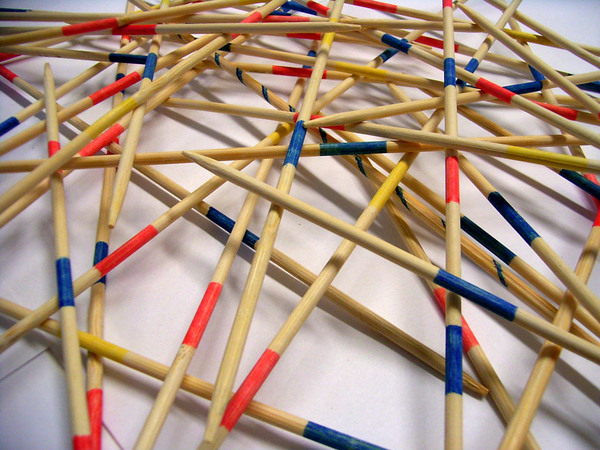
//> input picture sheet03/mikado.jpg, 600 x 450 px
$ ./exercise03 mikado.jpg   (built with g++ and OpenCV 4)
//> lines starting //> are read from the running program, lines starting //| are printed output that depends on the picture; after the words box and inside, x2 and y2 are one past the last pixel; in counts of white or black regions, pixels touching at a corner belong together
/**
 * Vorlesung: Bildbasierte Modellierung SS 2015
 * Professor: Prof. Dr.-Ing. Marcus Magnor
 * Betreuer: Felix Klose (klose@cg.cs.tu-bs.de)
 * Datum: 10.05.2015
 * Blatt: 3
 * Abgabe: Präsentation der bearbeiteten Aufgaben in der Übung am 23.5.2015.
 * URL: http://www.cg.cs.tu-bs.de/teaching/lectures/ss15/bbm/
 */

#include <iostream>
#include <vector>
#include <algorithm>
#include <queue>
#include <cv.h>
#include <highgui.h>

#include <math.h>

using namespace cv;
using namespace std;

#define WINDOW_SIZE 10
#define HOUGH_SIZE 600

/**
 * Aufgabe: Median-Filter (10 Punkte)
 *
 * Der Median-Filter ist ein einfacher nichtlinearer Filter, der sich gut eignet, um additives Bildrauschen zu entfernen.
 *
 * - Implementiere einen Median-Filter, ohne cvSmooth zu verwenden.
 */

Mat median_filter(Mat img, int windowSize){
	Mat transformedImage(img.rows, img.cols, CV_32FC1);
	vector<float> window;

	for(int i = 0; i < img.cols; i++){
		for(int j = 0; j < img.rows; j++){
			// 2.1
			window.clear();
			for(int x = (-windowSize/2); x < windowSize/2; x++){
				for(int y = (-windowSize/2); y < windowSize/2; y++){
					if (i+x >= 0 && i+x < img.cols && j+y >= 0 && j+y < img.rows) {
						window.push_back( img.at<float>(j+y, i+x) );
					}
				}
			}
			// 2.2
			sort(window.begin(), window.end());
			// 2.3
			transformedImage.at<float>(j, i) = window[window.size()/2];
		}
	}

	return transformedImage;
}

/**
 * Aufgabe: Hough-Transformation (10 Punkte)
 *
 * Die Hough-Transformation kann für das Finden von Linien in Bildern verwendet werden.
 *
 * In dieser Aufgabe sollst du die Hough-Transformation implementieren.
 * - Lade ein Testbild und wandle es in Graustufen um.
 */

Mat hough_tranformation(Mat img){
    // Maximum possible distance of a pixel to the origin at (0,0):
    int max_d = sqrt(img.cols*img.cols + img.rows*img.rows);

    // Distance can also be negative:
    Mat hough(HOUGH_SIZE, 2*max_d, CV_32FC1);

    for (int x=0; x < img.rows; x++) {
        for (int y=0; y < img.cols; y++) {
            if (img.at<unsigned char>(x,y) > 0) {
                for (int a=0; a < HOUGH_SIZE; a++) {
                    float alpha = 1.0*a/HOUGH_SIZE*M_PI;
                    // Shift d by max_d to make it always positive:
                    float d = x*cos(alpha) + y*sin(alpha) + max_d;
                    hough.at<float>(a,d) += 0.01;
                }
            }
        }
    }

    return hough;
}

int main(int argc, char **argv) {
    if (argc < 2) {
        std::cerr << "usage: " << argv[0] << " <image>" << std::endl;
        exit(1);
    }

    /**
     * - Wende den Median-Filter auf ein Graustufenbild an.
     */

	Mat img = imread(argv[1], CV_LOAD_IMAGE_GRAYSCALE);
//> img: 450 rows x 600 cols, CV_8UC1; min 0, max 255, mean 152.9
 	img.convertTo(img, CV_32FC1, 1.0/255);
//> img: 450 rows x 600 cols, CV_32FC1
 	Mat medianImg = median_filter(img, WINDOW_SIZE);
//> after the loop in median_filter, `for(int i = 0; i < img.cols; i++)`:
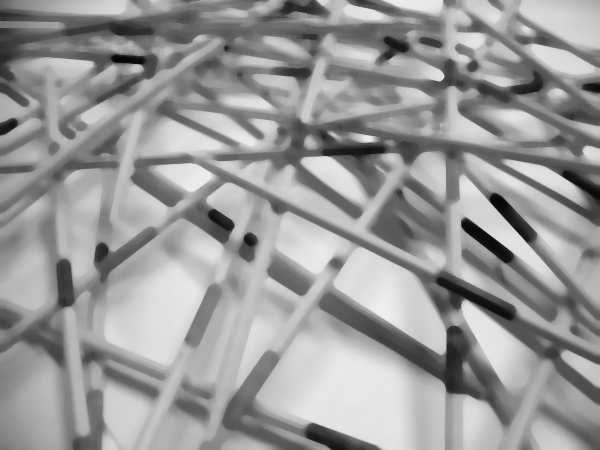
//> transformedImage: 450 rows x 600 cols, CV_32FC1; min 0.0196, max 0.937, mean 0.602
//> after the loop in median_filter, `for(int i = 0; i < img.cols; i++)`: window = 36 values from 0.306 to 0.392
 	namedWindow("Median Filter");
 	imshow("Median Filter", medianImg);
 	waitKey(0);


    /**
     * - Wende den Median-Filter auf die einzelnen Kanäle eines Farbbilds an
     */

 	Mat channels[3];
 	Mat median_channels[3];
 	img = imread(argv[1]);
//> img is the input picture: 450 rows x 600 cols, CV_8UC3; mean B, G, R 128.9, 147.7, 172.3
 	img.convertTo(img, CV_32FC3, 1.0/255);
//> img: 450 rows x 600 cols, CV_32FC3
 	split(img, channels);
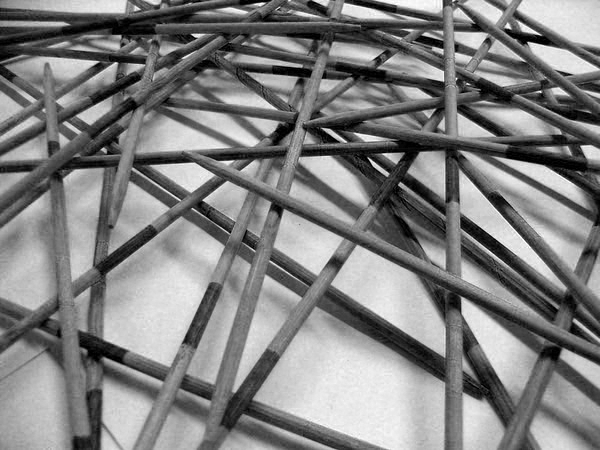
//> channels[0]: 450 rows x 600 cols, CV_32FC1; min 0, max 1, mean 0.506

 	for (int i = 0; i < 3; i++){
 		median_channels[i] = median_filter(channels[i], WINDOW_SIZE);
 	}

 	namedWindow("Median Filter single channel");
 	imshow("Median Filter single channel", median_channels[0]);
 	waitKey(0);
 	imshow("Median Filter single channel", median_channels[1]);
 	waitKey(0);
 	imshow("Median Filter single channel", median_channels[2]);
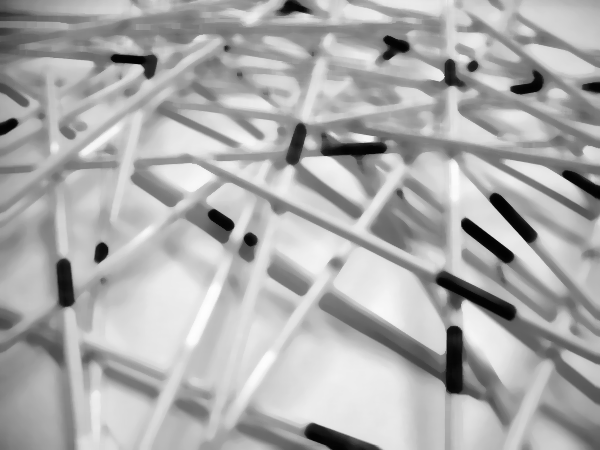
//> window 'Median Filter single channel': 450 rows x 600 cols, CV_8UC1; min 1, max 253, mean 173.1
 	waitKey(0);

 	Mat merged_channels(img.rows, img.cols, CV_32FC3);
 	merge(median_channels, 3, merged_channels);
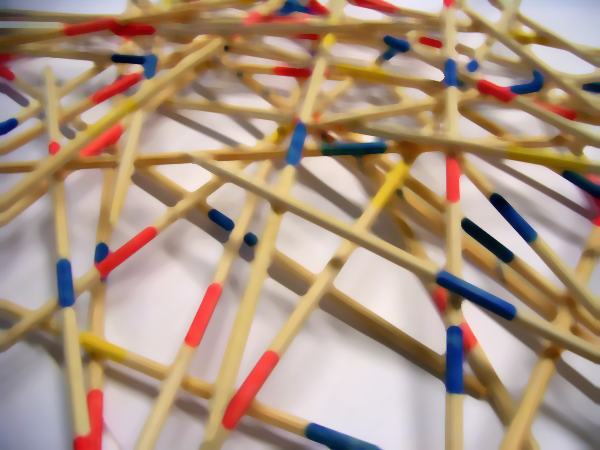
//> merged_channels: 450 rows x 600 cols, CV_32FC3; mean B, G, R 0.504, 0.582, 0.678
    namedWindow("Median Filter merged channels");
 	imshow("Median Filter merged channels", merged_channels);
 	waitKey(0);


    /**
     * - Wie kann man ungewollte Farbverschiebungen vermeiden?
     */

    // Für die drei Channels jeweils den gleichen Pixel nehmen.

    /**
     * - Erzeuge ein Gradientenbild. Verwende dazu einen Filter deiner Wahl. Begründe die Wahl des Kantendetektors.
     */

    img = imread(argv[1], CV_LOAD_IMAGE_GRAYSCALE);
    Mat edge = img.clone();
    Canny(img, edge, 200, 500);
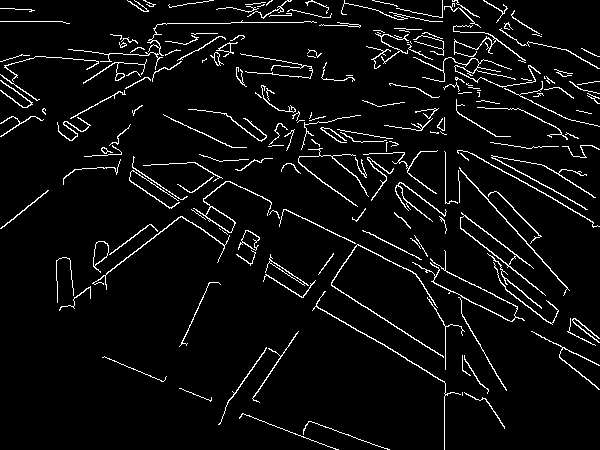
//> edge: 450 rows x 600 cols, CV_8UC1; 5.2% white in thin lines or dots

    namedWindow("Hough Filter");
    imshow("Hough Filter", edge);
    waitKey(0);

    /**
     * - Transformiere das Gradientenbild in den Hough-Raum und zeige das Bild an.
     */

    Mat houghImg = hough_tranformation(edge);
//> after the loop in hough_tranformation, `for (int x=0; x < img.rows; x++)`:
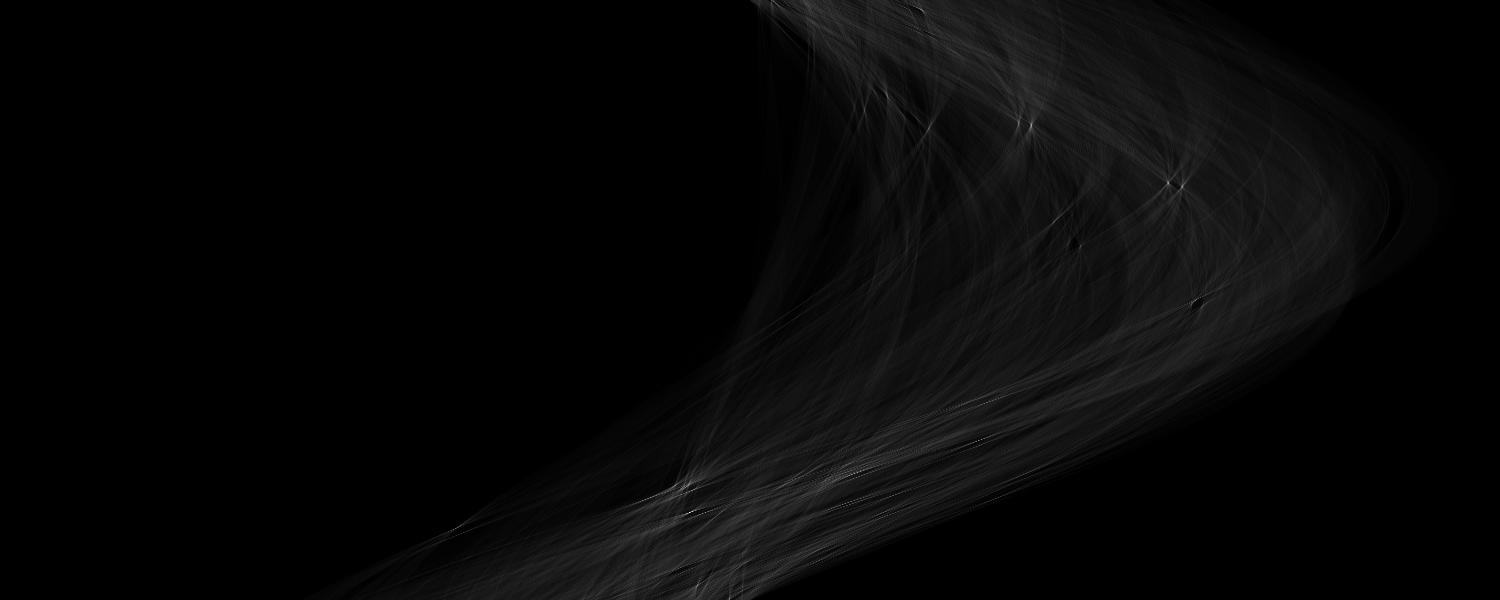
//> hough: 600 rows x 1500 cols, CV_32FC1; min 0, max 3.16, mean 0.0929; drawn with min black and max white

    namedWindow("Hough Filter");
    imshow("Hough Filter", houghImg);
    waitKey(0);

    Mat filteredHough;
    threshold(houghImg, filteredHough, 1.0, 1, THRESH_BINARY);
//> filteredHough: 600 rows x 1500 cols, CV_32FC1; values 0 (black) and 1 (white), 0.03% white in thin lines or dots, all inside (x1, y1, x2, y2) = (453, 1, 1203, 600)

    namedWindow("Hough Filter");
    imshow("Hough Filter", filteredHough);
    waitKey(0);


    /**
     * - Finde die markantesten Linien und zeichne diese in das Originalbild ein.
     */

    img = imread(argv[1]);
    int max_d = sqrt(img.rows*img.rows + img.cols*img.cols);
//> max_d = 750

    for(int d = 0; d < filteredHough.cols; d++){
        for(int a = 0; a < filteredHough.rows; a++){
            if (filteredHough.at<float>(a,d) == 1) {
                float alpha = 1.0*a/HOUGH_SIZE*M_PI;

                // Shift the d back
                int real_d = d - max_d;

                int x = 1.0*real_d/cos(M_PI/2-alpha);
                int y = 0;
                int x2 = 0;
                int y2 = 1.0*real_d/cos(alpha);

                line(img, Point(x2,y2), Point(x,y), Scalar(0, 0, 255));
            }
        }
    }
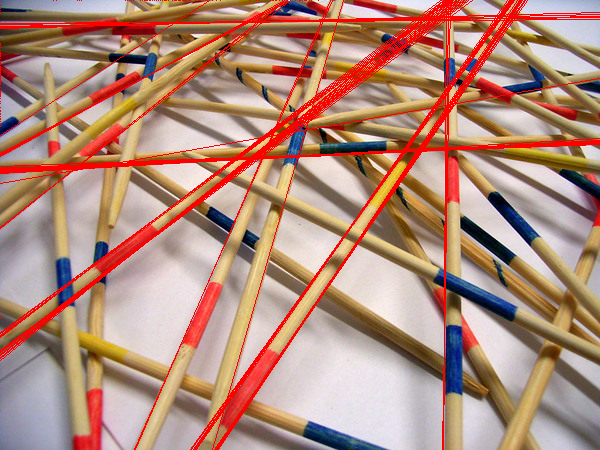
//> img: 450 rows x 600 cols, CV_8UC3; 6.93% of pixels changed, all inside (x1, y1, x2, y2) = (0, 0, 600, 450)

    namedWindow("Hough Filter");
    imshow("Hough Filter", img);
    waitKey(0);
}

$ run again, on sheet03/lines.png
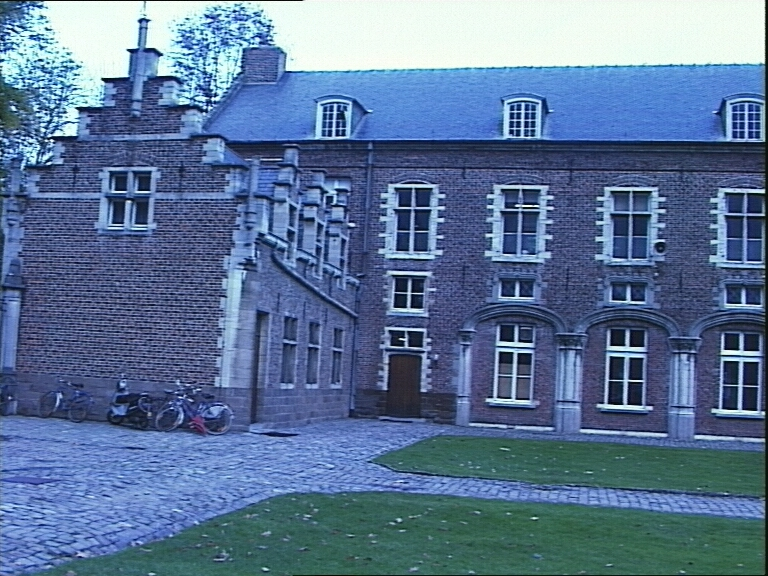
//> input picture sheet03/lines.png, 768 x 576 px
//> after the loop in median_filter, `for(int i = 0; i < img.cols; i++)`:
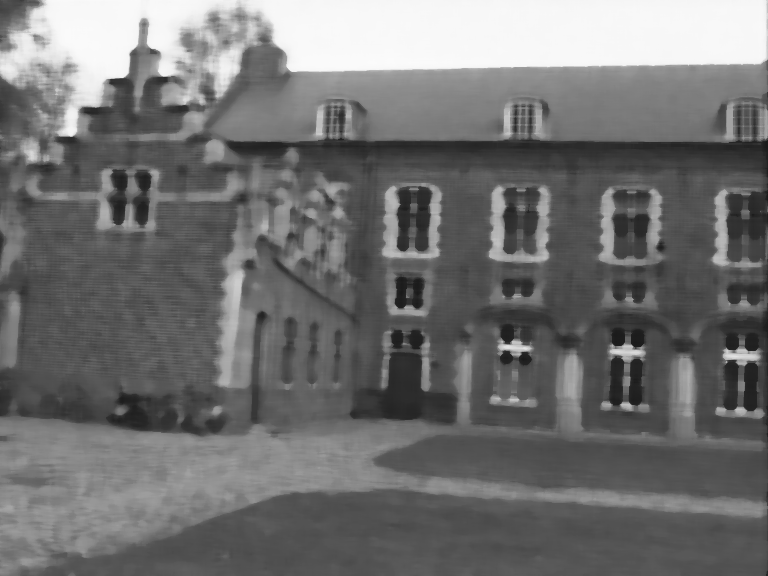
//> transformedImage: 576 rows x 768 cols, CV_32FC1; min 0.098, max 0.984, mean 0.444
//> after the loop in median_filter, `for(int i = 0; i < img.cols; i++)`: window = 36 values from 0.0392 to 0.357
//> img is the input picture: 576 rows x 768 cols, CV_8UC3; mean B, G, R 151.1, 116.7, 91.3
//> edge: 576 rows x 768 cols, CV_8UC1; 7.8% white in thin lines or dots
//> filteredHough: 600 rows x 1920 cols, CV_32FC1; values 0 (black) and 1 (white), 1.1% white; 1222 white regions (1187 under 20 px), largest, box (x1, y1, x2, y2) and area: (752, 460, 968, 600) 6277, (1253, 9, 1310, 76) 604, (944, 365, 987, 416) 460
//> after the loop `for(int d = 0; d < filteredHough.cols; d++)`:
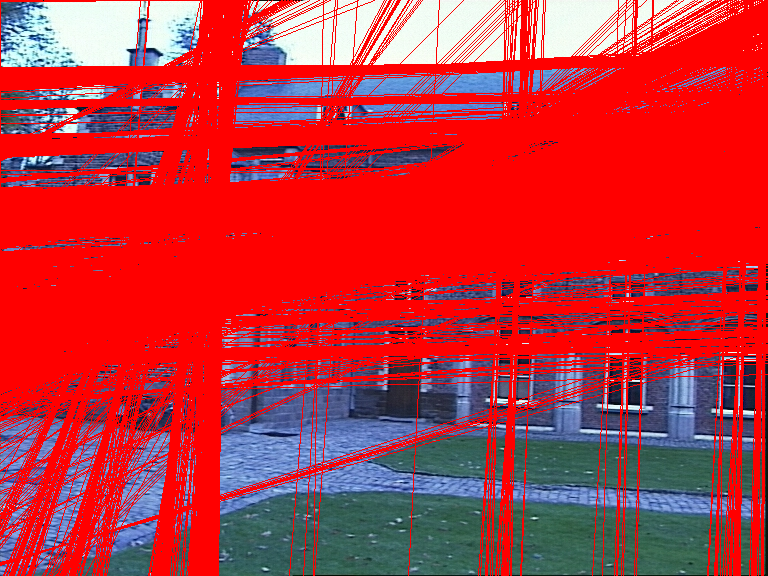
//> img: 576 rows x 768 cols, CV_8UC3; mean B, G, R 62.3, 52.2, 190.4
